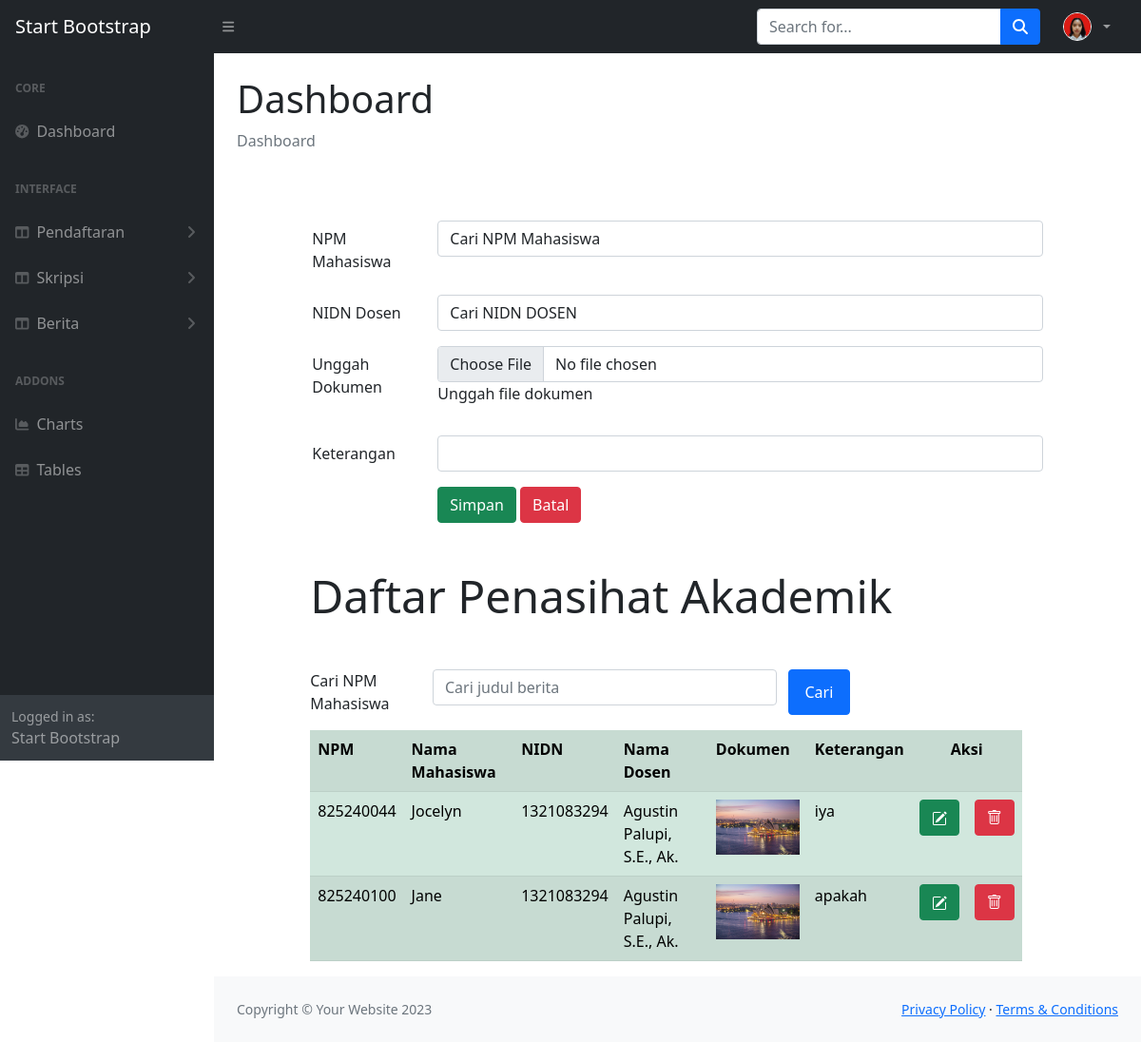
The app's page /admin/inputpenasihat.php (signed in) with its own data.
### tables this page shows
CREATE TABLE `penasihat` (
  `mhs_NPM` int(9) NOT NULL,
  `dosen_NIDN` char(10) NOT NULL,
  `penasihat_FILE` char(60) NOT NULL,
  `penasihat_KET` text NOT NULL
);

CREATE TABLE `mahasiswa` (
  `mhs_NPM` int(9) NOT NULL,
  `mhs_Nama` char(40) NOT NULL,
  `mhs_Alamat` varchar(100) NOT NULL,
  `mhs_DOB` date NOT NULL,
  `mhs_Ket` varchar(120) NOT NULL
);

CREATE TABLE `dosen` (
  `dosen_NIDN` char(10) NOT NULL,
  `dosen_NIK` char(8) NOT NULL,
  `dosen_Nama` varchar(30) NOT NULL,
  `dosen_Ket` varchar(160) NOT NULL
);

### admin/inputpenasihat.php (the view, shortened to what this page needs)
<!DOCTYPE html>
<html lang="en">
     <?php
        include "bagiankode/head.php";
    ?>
    <body class="sb-nav-fixed">
    <?php
        include "bagiankode/menunav.php";
    ?>
        <div id="layoutSidenav">
            <?php
                include "bagiankode/menu.php";
            ?>
            <div id="layoutSidenav_content">
                <main>
                    <div class="container-fluid px-4">
                        <h1 class="mt-4">Dashboard</h1>
                        <ol class="breadcrumb mb-4">
                            <li class="breadcrumb-item active">Dashboard</li>
                        </ol>
<head>
    <link rel="stylesheet" type="text/css" href="css/bootstrap.min.css">
    <link rel="stylesheet" href="https://cdnjs.cloudflare.com/ajax/libs/select2/4.0.9/css/select2.min.css">
    <link rel="stylesheet" type="text/css" href="https://cdnjs.cloudflare.com/ajax/libs/bootstrap-icons/1.13.1/font/bootstrap-icons.min.css">
</head>
<body>
<?php
include("includes/config.php");
    if(isset($_POST["kirim"]))
    {
    $search=$_POST["search"];
    $query = mysqli_query($conn, "select * from penasihat,dosen,mahasiswa
                            where mahasiswa.mhs_NPM = penasihat.mhs_NPM and penasihat.dosen_NIDN = dosen.dosen_NIDN AND penasihat.mhs_NPM LIKE '%" .$search. "%'");
    }else
    {
    $query = mysqli_query($conn, "select * from penasihat,dosen,mahasiswa
                            where mahasiswa.mhs_NPM = penasihat.mhs_NPM and penasihat.dosen_NIDN = dosen.dosen_NIDN");
    }
?>
    <div class="row">
    <div class="col-1"></div>
    <div class="col-10">
        <form method="POST" enctype="multipart/form-data">
            <div class="row mb-3 mt-5">
                <label for="npmMHS" class="col-sm-2 col-form-label">NPM Mahasiswa</label>
                <div class="col-sm-10">
                    <select class="form-control" id="npmMHS" name="npmMHS">
                        <option>Cari NPM Mahasiswa</option>
                    </select>
                </div>
            </div>
            <div class="row mb-3">
                <label for="nidnDOSEN" class="col-sm-2 col-form-label">NIDN Dosen</label>
                <div class="col-sm-10">
                    <select class="form-control" id="nidnDOSEN" name="nidnDOSEN">
                        <option>Cari NIDN DOSEN</option>
                    </select>
                </div>
            </div>
            <div class="row mb-3">
                <label for="penasihatFILE" class="col-sm-2 col-form-label">Unggah Dokumen</label>
                <div class="col-sm-10">
                    <input type="file" class="form-control" id="penasihatFILE" name="penasihatFILE">
                    <p class="help-block">Unggah file dokumen</p>
                </div>
            </div>
            <div class="row mb-3">
                <label for="penasihatKET" class="col-sm-2 col-form-label">Keterangan</label>
                <div class="col-sm-10">
                    <input type="text" class="form-control" id="penasihatKET" name="penasihatKET">
                </div>
            </div>
            <div class="form-group row">
                <div class="col-2"></div>
                    <div class="col-10">
                        <input type="submit" class="btn btn-success" value="Simpan" name="Simpan">
                        <input type="reset" class="btn btn-danger" value="Batal" name="Batal">
                    </div>
            </div>
    </form>
    </div>
    <div class="row">
    <div class="col-1"></div>
    <div class="col-10">
        <div class="jumbotron mt-5 mb-3">
            <h1 class="display-5">Daftar Penasihat Akademik</h1>
        </div>
        <form method="POST">
            <div class="form-group row mt-5 mb-3">
                <label for="search" class="col-sm-2">Cari NPM Mahasiswa</label>
                <div class="col-sm-6">
                    <input type="text" name="search" class="form-control" id="search"
                    value="<?php if (isset($_POST["search"]))
                    {echo $_POST["search"];}?>" placeholder="Cari judul berita">
                </div>
                    <input type="submit" name="kirim" value="Cari" class="col-sm-1 btn btn-primary">
            </div>
        </form>
    <table class="table table-striped table-success">
        <tr class="info">
            <th>NPM</th>
            <th>Nama Mahasiswa</th>
            <th>NIDN</th>
            <th>Nama Dosen</th>
            <th>Dokumen</th>
            <th>Keterangan</th>
            <th colspan="2" style="text-align: center;">Aksi</th>
        </tr>
        <?php while ($row = mysqli_fetch_array($query))
            { ?>
                <tr class="danger">
                    <td><?php echo $row['mhs_NPM']; ?></td>
                    <td><?php echo $row['mhs_Nama']; ?></td>
                    <td><?php echo $row['dosen_NIDN']; ?></td>
                    <td><?php echo $row['dosen_Nama']; ?></td>
                    <td>
                        <?php if($row['penasihat_FILE']==""){echo "<img src='images/ausie.jpg' width='88'/>";}else{?>
                        <img src="images/<?php echo $row['penasihat_FILE'] ?>" width="88" class="img-responsive" />
                        <?php } ?>
                    </td>
                    <td><?php echo $row['penasihat_KET']; ?></td>
                    <td>
                        <a href="editpenasihat.php?ubahpenasihat=<?php echo $row["mhs_NPM"]?>" class="btn btn-success" title="EDIT">
                        </td>
                        <td>
                            <a href="hapuspenasihat.php?hapuspenasihat=<?php echo $row["mhs_NPM"]?>" class="btn btn-danger" title="HAPUS">
                            <i class="bi bi-trash"></i>
                        </td>
                </tr>
        <?php } ?>
    </table>
</div>
</div>
</body>
    </div>
                </main>
                <?php
                    include "bagiankode/footer.php";
                ?>
            </div>
        </div>
    </body>
</html>

### admin/bagiankode/menunav.php (shortened to what this page needs)
<?php
include "includes/config.php";
if (isset($_SESSION['useremail'])) {
    $email_log = $_SESSION['useremail'];
    $admin_query = mysqli_query($conn, "SELECT admin_FOTO, admin_NAMA FROM admin WHERE admin_USER = '$email_log'");
    $admin_data = mysqli_fetch_array($admin_query);
    $foto_db = $admin_data['admin_FOTO'];
} else {
    $nama_admin = "Admin";
    $foto_db = "";
}
if (!empty($foto_db)) {
        $foto_tampil = 'images/' . $foto_db;
    }
?>
<nav class="sb-topnav navbar navbar-expand navbar-dark bg-dark">
  <a class="navbar-brand ps-3" href="dashboard.php">Start Bootstrap</a>
  <button class="btn btn-link btn-sm order-1 order-lg-0 me-4 me-lg-0" id="sidebarToggle" href="#!"><i class="fas fa-bars"></i></button>
  <form class="d-none d-md-inline-block form-inline ms-auto me-0 me-md-3 my-2 my-md-0">
    <div class="input-group">
      <input class="form-control" type="text" placeholder="Search for..." aria-label="Search for..." aria-describedby="btnNavbarSearch" />
      <button class="btn btn-primary" id="btnNavbarSearch" type="button"><i class="fas fa-search"></i></button>
    </div>
  </form>
  <ul class="navbar-nav ms-auto ms-md-0 me-3 me-lg-4">
    <li class="nav-item dropdown">
      <a class="nav-link dropdown-toggle" id="navbarDropdown" href="#" role="button" data-bs-toggle="dropdown" aria-expanded="false" style="display: flex; align-items: center;">
        <img src="<?php echo $foto_tampil; ?>"
             alt="Profile"
             class="rounded-circle"
             style="width: 30px; height: 30px; object-fit: cover; margin-right: 8px; border: 1px solid #fff;">
      </a>
    </li>
  </ul>
</nav>

### records on screen
penasihat: mahasiswa.mhs_NPM "825240044", mahasiswa.mhs_Nama "Jocelyn", dosen.dosen_NIDN "1321083294", dosen.dosen_Nama "Agustin Palupi, S.E., Ak.", penasihat_KET "iya"
penasihat: mahasiswa.mhs_NPM "825240100", mahasiswa.mhs_Nama "Jane", dosen.dosen_NIDN "1321083294", dosen.dosen_Nama "Agustin Palupi, S.E., Ak.", penasihat_KET "apakah"
